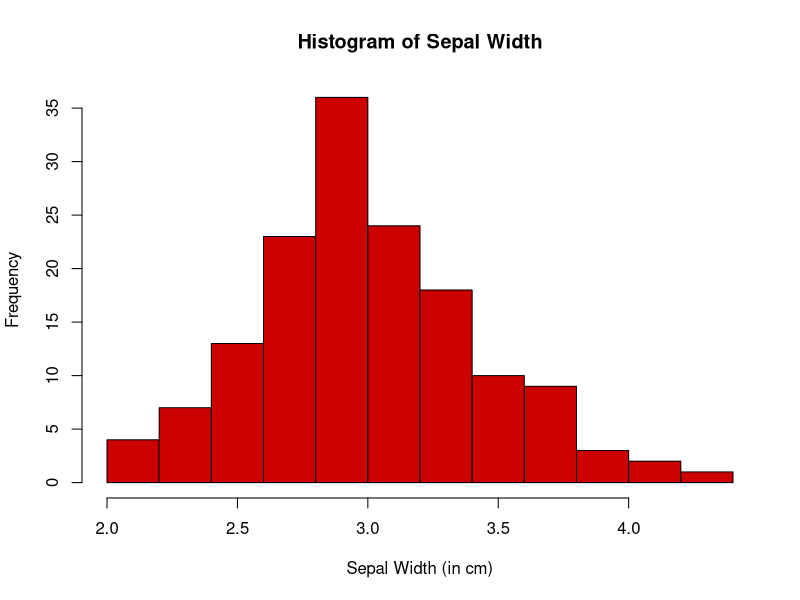

Generate this figure with R: (Note: this script raises an error after producing the figure.)
# LEVEL 1 HEADER ##########################
## Level 2 Header =========================
### Level 3 Header ------------------------

# load package manually
library(datasets)

# load and prepare data
?iris # ? for help
df <- iris
head(df) # shows first 6 rows

# use comments to disable lines
hist(df$Sepal.Width,
    col = "#CD0000", # red3
    # border = NA,
    main = "Histogram of Sepal Width",
    xlab = "Sepal Width (in cm)"
    )

# Clean up
rm(list = ls())

# Clear packages
p_unload(all)
detach("package:datasets", unload= T)

# clear plot
dev.off()